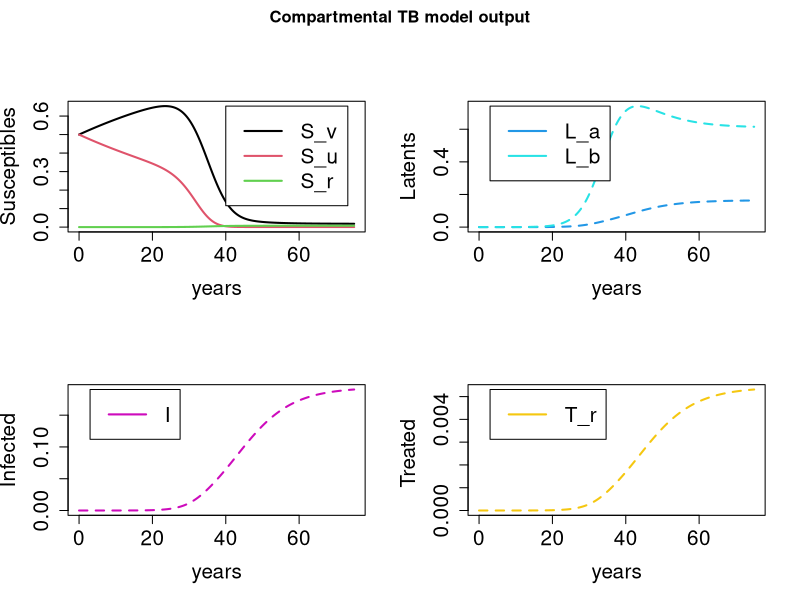
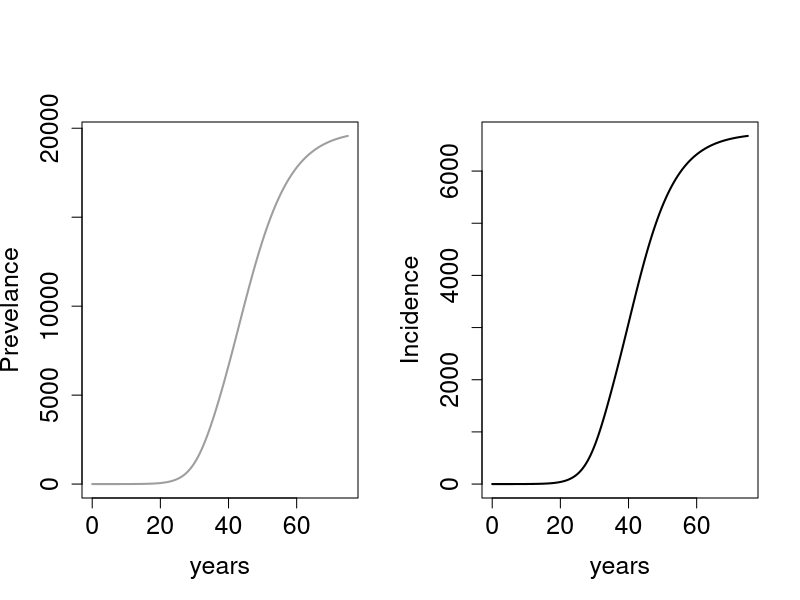

Here is the R script that generated these plots, in order:
###############
## This work is licensed under a Creative Commons Attribution-NonCommercial 4.0 International License#########
## <http://creativecommons.org/licenses/by-nc/4.0/> by James Trauer, Arathi Arakala
## This work is supported by -----

## Per the terms of this license, if you are making derivative use of this work, you must identify that 
## your work is a derivative work, give credit to the original work, provide a link to the license, 
## and indicate changes that were made.
###############



require(deSolve)
require(graphics)
require(ggplot2)

## Model structure and Equations
TBmodel_basic<-function(t,n,parameters){
  with(as.list(parameters),{
    
    S_v=n[1] # number of people vaccinated
    S_u=n[2] #number of people unvaccinated
    L_a=n[3] #number in early latency
    L_b=n[4] #number in late latency
    I=n[5] # number infected
    T_r=n[6] #number of people given treatment
    S_r=n[7] # number of people recovered after treatment
    
    N=S_v+S_u+L_a+L_b+I+T_r+S_r #total population
    lamda=rho*(beta* (I+(o*T_r) ) )/N # force of infection
    
    dS_vdt=(i*pi*N) - (mu*S_v) - (alpha*lamda*S_v) 
    dS_udt=((1-i)*pi*N) - (mu*S_u) - lamda*S_u
    dL_adt=(alpha*lamda*S_v) + lamda*S_u + (alpha*lamda*S_r) + (chi*lamda*L_b) - (mu+epsilon+kappa)*L_a
    dL_bdt= kappa*L_a + gamma*I -(mu+nu+(chi*lamda) )*L_b
    dIdt= nu*L_b + epsilon*L_a + omega*T_r - (mu_I+gamma+delta) * I
    dT_rdt= delta*I - (omega+phi+mu_T) * T_r
    dS_rdt= phi*T_r - ( (alpha*lamda) + mu) * S_r
    
    return(list(c(dS_vdt, dS_udt, dL_adt,dL_bdt, dIdt, dT_rdt,dS_rdt )))
  })
  
}



## Parameters of the model, all taken from Trauer et al 2014, table 1. All per year rates
parameters<-c(
  ### demography parameters based on geography ####
  #################################################
  pi=0.0193/365, #birth rate into the population, per year, for India in 2014
  i=0.97, #coverage of vaccination, BCG rate, for India average
  mu = (1/70)/365, # standard death rate, in India in 2014, if average life expectancy is 70
  
  ### disease parameters that vary with geography ###
  ####################################################
  mu_I = 0.00045, # daily death rate due to disease in India, WHO world TB report
  mu_T = 0.00027, # death rate during treatment, half of mu_I
  delta = 0.000137, # based on CDR 2015, glbal TB report for India, probability of treatment , will be typically time dependent
  
  ### disease based parameters ####################
  #################################################
  epsilon = 0.0011, #rate of progression to active disease from early latency per day, 
  kappa = 0.01, # rate of progression from early to late latency
  nu = 5.5e-6, #rate of progression to active disease from late latency per day.
  gamma = 0.00045, # rate of spontaneous cure, Dowdy et al; 
  o=0.21, # fraction of treated individuals contributing to the transmission rate
  phi= 0.0041, # rate of recovery, per year
  omega = 0.0006, # probability of defaulting treatment
  beta=0.1, #contact rate of infection
  chi = 0.49, # fractional reduction in the force of infection corresponding to return from late to early latency
  alpha = 0.5, # fractional reduction in force of infection due to vaccination
  rho = 0.3 # proportion of infected people who are infectious. avg over years, see Notifications table , WHO TB report.
)

## Test the model output
time<-seq(from=0, to=365*75, by=1)
nstart=c(S_v=1000000,S_u=1000000, L_a=0, L_b=0, I=1, T_r=0, S_r=0)
output<-as.data.frame(ode(nstart,time,TBmodel_basic,parameters))
eqbm<-output[dim(output)[1], ]
eqbm
# # plot of cumulative incidence
# I_cum<-cumsum(output$I)
# quartz()
# plot(round(output$time/365), I_cum, type="l", lwd=2, col=1, ylab="Cumulative Incidence", xlab="Time from infection (years)")

N=output$S_v+output$S_u+output$L_a+output$L_b+output$I+output$T_r+output$S_r #total population
lamda=as.numeric(parameters["rho"])*( as.numeric(parameters["beta"]) * (output$I+(as.numeric(parameters["o"])*output$T_r) ) )/N # force of infection

quartz()
par(mfrow=c(2,2), oma=c(0,0,2,0))

plot(output$time/365, output$S_v/N, type='l', lwd=2, col=1, ylim=c(0, max(c(output$S_v/N,output$S_u/N, output$S_r/N)) ), lty=1, xlab="years", ylab="Susceptibles", cex.axis=1.5, cex.lab=1.5)
lines(output$time/365, output$S_u/N, lwd=2, col=2)
lines(output$time/365, output$S_r/N, lwd=2, col=3)
legend(x=40, y=max(c(output$S_v/N,output$S_u/N, output$S_r/N)), legend=c("S_v", "S_u", "S_r"), lwd=2, lty=1, col=c(1,2,3), cex=1.5)


plot(output$time/365, output$L_a/N, type='l', lwd=2, col=4, lty=2, ylim=c(0, max( c(output$L_a/N,output$L_b/N) )), xlab="years", ylab="Latents", cex.axis=1.5, cex.lab=1.5 )
lines(output$time/365, output$L_b/N, lwd=2, col=5, lty=2)
legend(x=3, y=max( c(output$L_a/N,output$L_b/N) ), legend=c("L_a", "L_b"), lwd=2, lty=c(1,1), col=c(4,5), cex=1.5)


plot(output$time/365, output$I/N, type='l', lwd=2, col=6, lty=2, ylim=c(0, max(output$I/N)) , xlab="years", ylab="Infected", cex.axis=1.5, cex.lab=1.5)
legend(x=3, y=max(output$I/N), legend=c("I"), lwd=2, lty=1, col=c(6), cex=1.5)

plot(output$time/365, output$T_r/N, type='l', lwd=2, col=7, lty=2, ylim=c(0, max(output$T_r/N)), xlab="years", ylab="Treated ", cex.axis=1.5, cex.lab=1.5 )
legend(x=3, y=max(output$T_r/N), legend=c("T_r"), lwd=2, lty=c(1,1), col=c(7), cex=1.5)
title(main="Compartmental TB model output", outer=TRUE)

Prev<-((output$I+output$T_r)/N) * 100000
Inc<-( ((as.numeric(parameters["nu"])*output$L_b) + ( parameters["epsilon"]*output$L_a) )/N )*365 * 100000
quartz()
par(mfrow=c(1,2), oma=c(0,0,2,0))
plot(output$time/365, Prev, type="l", lwd=2, col=8, xlab="years", ylab="Prevelance", cex.axis=1.5, cex.lab=1.5  )
plot(output$time/365, Inc, type="l", lwd=2, col=9, xlab="years", ylab="Incidence", cex.axis=1.5, cex.lab=1.5  )

# quartz()
# par(mfrow=c(2,2), oma=c(0,0,2,0))
# plot(output$time/365, lamda, type="l", lwd=2, main="lamda")
# plot(output$time/365, N, type="l", lwd=2, main="total population")
# plot(output$time/365, output$L_a, type='l', lwd=2, col=4, lty=2, ylim=c(0, max(output$L_a+output$L_b)), xlab="years", ylab="Latents", cex.axis=1.5, cex.lab=1.5 )
# lines(output$time/365, output$L_b, lwd=2, col=2, lty=2)
# plot(output$time/365, output$I, type='l', lwd=2, col=5, lty=2, ylim=c(0, max(output$I)) , xlab="years", ylab="Infecteds", cex.axis=1.5, cex.lab=1.5)
